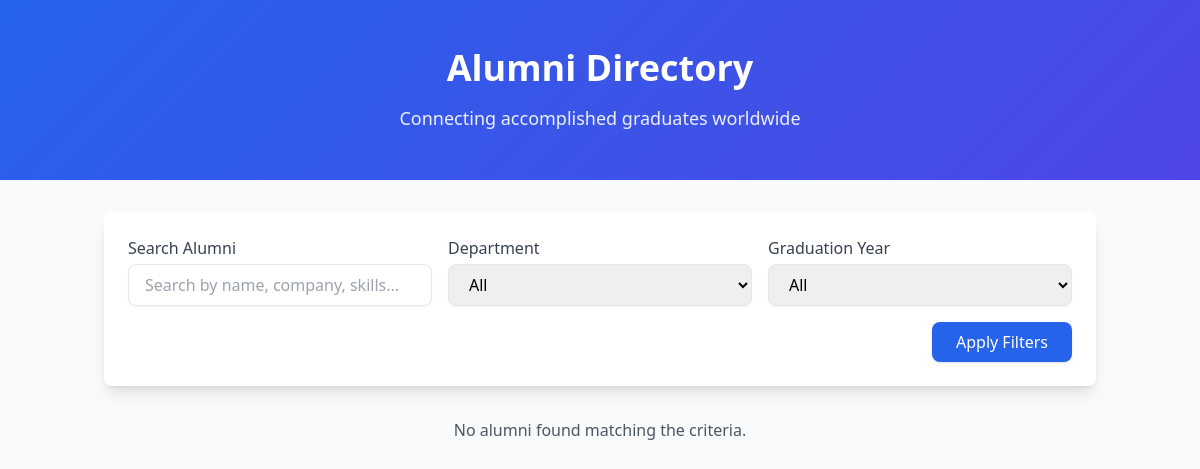
/alumni/, run on an earlier commit of the app's database.
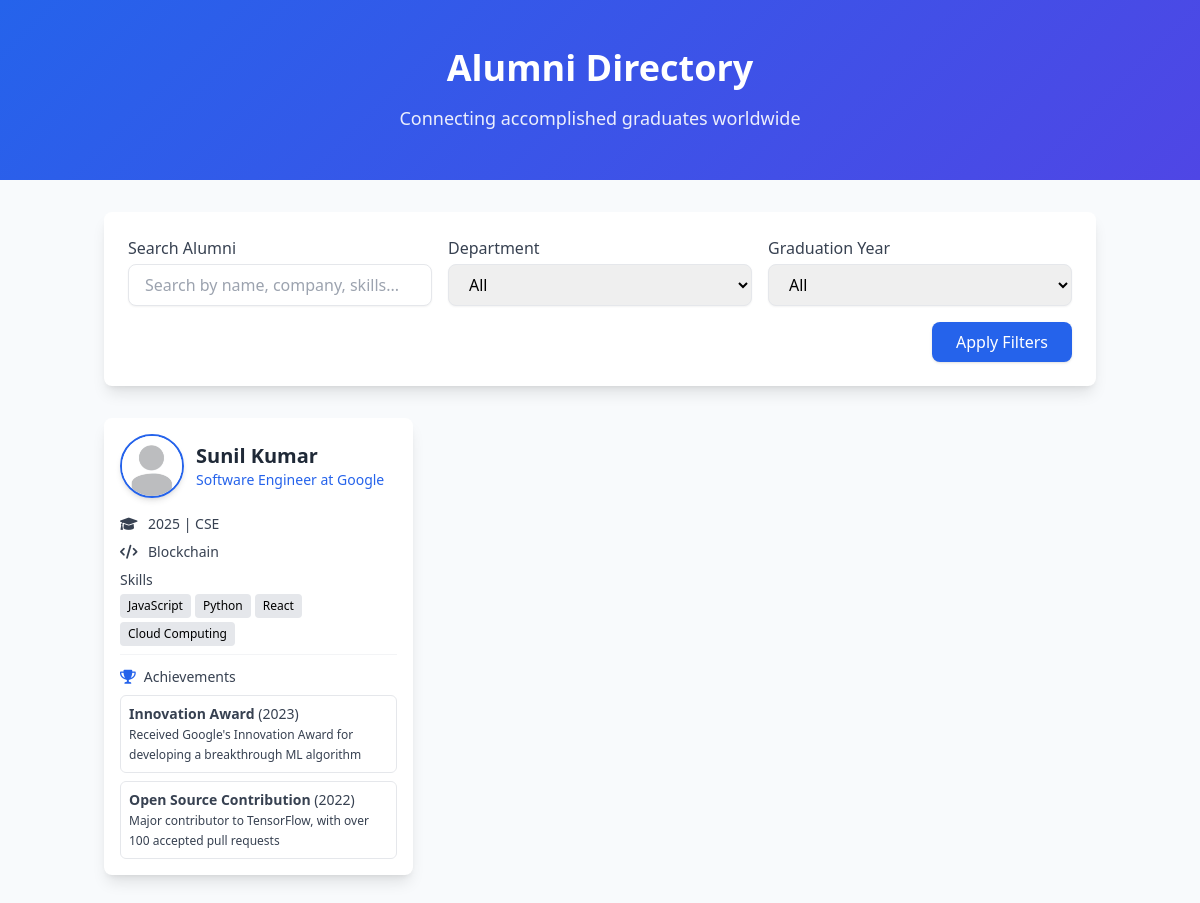
And on a later commit of the database.
### alumni/models.py (models this page shows, shortened)
class Alumni(models.Model):
    DEPARTMENT_CHOICES = [
        ('CSE', 'Computer Science'),
        ('ECE', 'Electronics & Communication'),
        ('EEE', 'Electrical Engineering'),
        ('ME', 'Mechanical Engineering'),
        ('CE', 'Civil Engineering'),
        ('CHE', 'Chemical Engineering'),
        ('MME', 'Metallurgical & Materials Engineering'),
        ('Others', 'Others'),
    ]
    name = models.CharField(max_length=255)
    email = models.EmailField(unique=True)
    mobile = models.CharField(max_length=15, blank=True, null=True)
    graduation_year = models.IntegerField()
    department = models.CharField(max_length=100, choices=DEPARTMENT_CHOICES)
    domain = models.CharField(max_length=255, blank=True, null=True)  # Field for domain (e.g., Software Development)
    current_position = models.CharField(max_length=255, blank=True, null=True)
    company = models.CharField(max_length=255, blank=True, null=True)
    location = models.JSONField(blank=True, null=True, default=dict)
    skills = models.JSONField(blank=True, null=True, default=list)
    achievements = models.JSONField(blank=True, null=True, default=list)
    linkedin = models.URLField(blank=True, null=True)
    twitter = models.URLField(blank=True, null=True)
    profile_picture = models.ImageField(upload_to='static/images/alumni/', blank=True, null=True)  # Using URL instead of ImageField
    class Meta:
        ordering = ['-graduation_year', 'name']

### alumni/views.py (the view, shortened to what this page needs)
# urls.py: path('alumni/', views.alumni_list, name='alumni_list'),
def alumni_list(request):
    query = request.GET.get('q')  # Search query
    department_filter = request.GET.get('department')  # Filter by department
    graduation_year_filter = request.GET.get('graduation_year')  # Filter by graduation year
    alumni = Alumni.objects.all()
    if department_filter and department_filter != 'All':
        alumni = alumni.filter(department=department_filter)
    if graduation_year_filter and graduation_year_filter != 'All':
        alumni = alumni.filter(graduation_year=graduation_year_filter)
    departments = ['All', 'CSE', 'ECE', 'EEE', 'ME', 'CE', 'CHEM', 'MME', 'Others']
    graduation_years = sorted(set(Alumni.objects.values_list('graduation_year', flat=True)), reverse=True)
    return render(request, 'AlumniDirectory.html', {
        'alumni': alumni,
        'departments': departments,
        'graduation_years': graduation_years
    })

### alumni/templates/AlumniDirectory.html (shortened to what this page needs)
<!DOCTYPE html>
<html lang="en">
<head>
    <script src="https://cdn.tailwindcss.com"></script>
    <link href="https://cdnjs.cloudflare.com/ajax/libs/font-awesome/6.0.0/css/all.min.css" rel="stylesheet">
</head>
<body class="bg-background min-h-screen">
    <div class="gradient-bg text-white py-12 mb-8">
        <div class="container mx-auto px-4">
            <h1 class="text-4xl font-bold text-center mb-4">Alumni Directory</h1>
            <p class="text-center text-lg opacity-90">Connecting accomplished graduates worldwide</p>
        </div>
    </div>
    <div class="container mx-auto px-4 pb-12">
        <form method="GET" class="bg-white p-6 rounded-lg shadow-lg mb-8">
            <div class="grid grid-cols-1 md:grid-cols-3 gap-4">
                <div>
                    <label class="block text-gray-700 font-medium">Search Alumni</label>
                    <input type="text" name="q" value="{{ request.GET.q|default:'' }}"
                           placeholder="Search by name, company, skills..."
                           class="w-full px-4 py-2 mt-1 border rounded-lg shadow-sm focus:ring focus:ring-primary">
                </div>
                <div>
                    <label class="block text-gray-700 font-medium">Department</label>
                    <select name="department"
                            class="w-full px-4 py-2 mt-1 border rounded-lg shadow-sm focus:ring focus:ring-primary">
                        {% for dept in departments %}
                        <option value="{{ dept }}" {% if request.GET.department == dept %}selected{% endif %}>
                            {{ dept }}
                        </option>
                        {% endfor %}
                    </select>
                </div>
                <div>
                    <label class="block text-gray-700 font-medium">Graduation Year</label>
                    <select name="graduation_year"
                            class="w-full px-4 py-2 mt-1 border rounded-lg shadow-sm focus:ring focus:ring-primary">
                        <option value="All">All</option>
                    </select>
                </div>
            </div>
            <div class="flex justify-end mt-4">
                <button type="submit" class="bg-primary text-white px-6 py-2 rounded-lg shadow hover:bg-secondary">
                    Apply Filters
                </button>
            </div>
        </form>
        <div class="grid grid-cols-1 md:grid-cols-2 lg:grid-cols-3 gap-8">
            {% for alumni in alumni %}
            <div class="bg-card rounded-lg shadow-lg overflow-hidden card-hover p-4">
                <div class="flex items-center mb-4">
                    {% if alumni.profile_picture %}
                    <img class="w-16 h-16 rounded-full object-cover border-2 border-primary shadow-md"
                         src="{{ alumni.profile_picture.url }}"
                         alt="{{ alumni.name }}">
                    {% else %}
                    <img class="w-16 h-16 rounded-full object-cover border-2 border-primary shadow-md"
                         src="/path/to/default-image.jpg"
                         alt="Default image">
                    {% endif %}
                    <div class="ml-3">
                        <h2 class="text-xl font-bold text-gray-800">{{ alumni.name }}</h2>
                        <p class="text-primary text-sm font-medium">{{ alumni.current_position }} at {{ alumni.company }}</p>
                    </div>
                </div>
                <div class="space-y-2 text-sm">
                    <div class="flex items-center text-gray-700">
                        <i class="fas fa-graduation-cap w-5 text-sm"></i>
                        <span class="ml-2">{{ alumni.graduation_year }} | {{ alumni.department }}</span>
                    </div>
                    <div class="flex items-center text-gray-700">
                        <i class="fas fa-code w-5 text-sm"></i>
                        <span class="ml-2">{{ alumni.domain }}</span>
                    </div>
                    {% if alumni.skills %}
                    <div class="mt-2">
                        <p class="text-gray-700 mb-1 font-medium text-sm">Skills</p>
                        <div class="flex flex-wrap gap-1">
                            {% for skill in alumni.skills %}
                            <span class="px-2 py-1 bg-gray-200 text-xs rounded">{{ skill }}</span>
                            {% endfor %}
                        </div>
                    </div>
                    {% endif %}
                    {% if alumni.achievements %}
                    <div class="mt-3 border-t border-gray-100 pt-3">
                        <div class="flex items-center mb-2">
                            <i class="fas fa-trophy text-primary text-sm"></i>
                            <p class="text-gray-700 font-medium ml-2 text-sm">Achievements</p>
                        </div>
                        <ul class="text-sm text-gray-700 space-y-2">
                            {% for achievement in alumni.achievements %}
                            <li class="border p-2 rounded-md">
                                <strong>{{ achievement.title }}</strong> ({{ achievement.year }})<br>
                                <span class="text-xs">{{ achievement.description }}</span>
                            </li>
                            {% endfor %}
                        </ul>
                    </div>
                    {% endif %}
                </div>
            </div>
            {% empty %}
            <p class="text-center text-gray-600 col-span-3">No alumni found matching the criteria.</p>
            {% endfor %}
        </div>
    </div>
</body>
</html>

### alumni/templates/AlumniDirectory.html (style rules this page uses)
.gradient-bg { background: linear-gradient(135deg, #2563eb 0%, #4f46e5 100%); }
.card-hover { transition: all 0.3s ease; }

What changed in the data, as far as the page shows it:
added Alumni: profile_picture (picture), name "Sunil Kumar", current_position "Software Engineer", company "Google", graduation_year "2025", department "CSE", domain "Blockchain", skills "JavaScript" "Python" "React" "Cloud Computing", title "Innovation Award" "Open Source Contribution", year "2023" "2022", description "Received Google's Innovation Award for developing a breakthrough ML algorithm" "Major contributor to TensorFlow, with over 100 accepted pull requests"
Also different on the page:
text no longer shown: "No alumni found matching the criteria."
